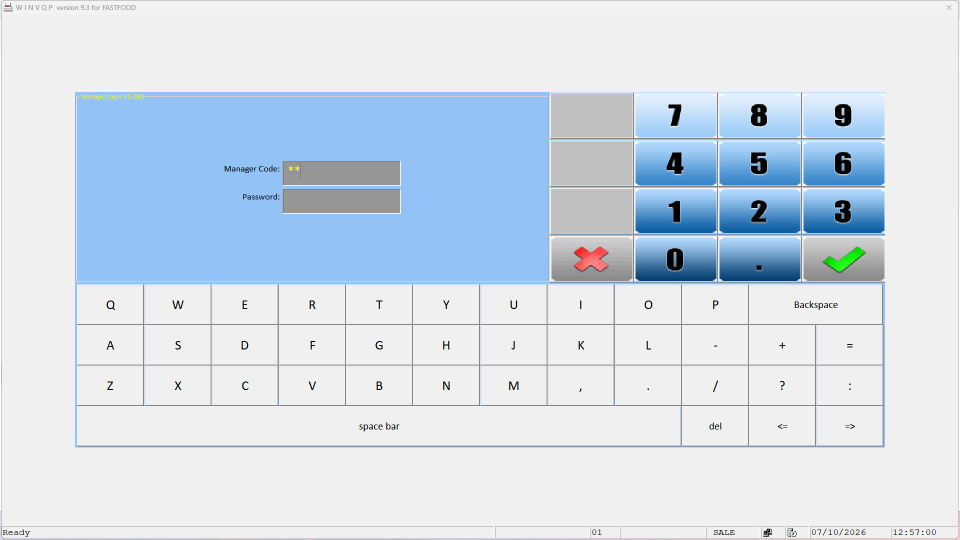
#> input picture winvqp-tests/assets/screenshots/method1_typewrite.png, 1920 x 1080 px, found by its file name (shown at 1/2 size)
$ python test_ocr_screenshots.py
#> lines starting #> are read from the running program, lines starting #| are printed output that depends on the picture
"""OCR all recent screenshots to check login status."""
import pytesseract
from PIL import Image

files = [
    "method1_typewrite.png",
    "method2_numpad.png",
    "method3_qwerty.png",
    "method4_physical.png",
    "method5_title_first.png",
]
for fname in files:
    path = f"E:\\opencode\\winvqp-tests\\assets\\screenshots\\{fname}"
    try:
        img = Image.open(path)
#> img is the input picture: PIL image 1920x1080 RGB; mean R, G, B 210, 221.3, 233.2
        sb = img.crop((50, 1045, 700, 1080))
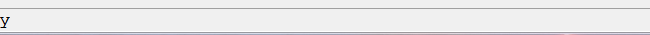
#> sb: PIL image 650x35 RGB; mean R, G, B 232.6, 232.5, 233.4
#> (the run stopped early here; a loop or call above may not have finished)
